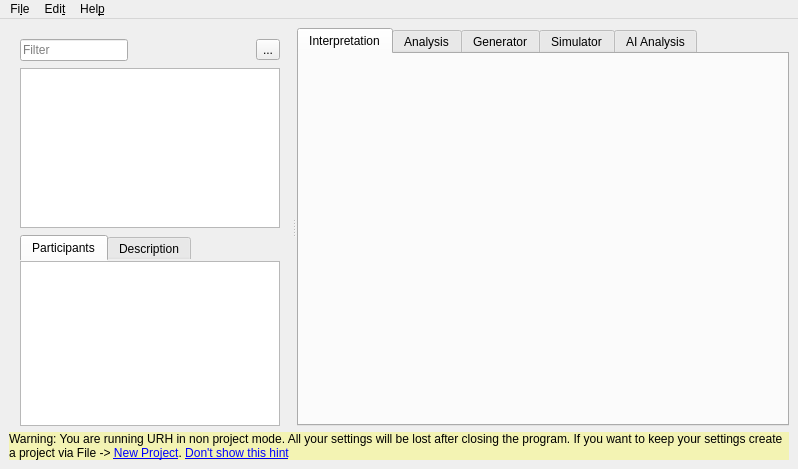
<?xml version="1.0" encoding="UTF-8"?>
<ui version="4.0">
 <class>MainWindow</class>
 <widget class="QMainWindow" name="MainWindow">
  <property name="geometry">
   <rect>
    <x>0</x>
    <y>0</y>
    <width>798</width>
    <height>469</height>
   </rect>
  </property>
  <property name="windowTitle">
    <string>wzrd6 - Universal Radio Hacker</string>
  </property>
  <property name="windowIcon">
   <iconset resource="urh.qrc">
    <normaloff>:/icons/icons/appicon.png</normaloff>:/icons/icons/appicon.png</iconset>
  </property>
  <property name="tabShape">
   <enum>QTabWidget::Rounded</enum>
  </property>
  <property name="dockNestingEnabled">
   <bool>false</bool>
  </property>
  <widget class="QWidget" name="centralwidget">
   <layout class="QVBoxLayout" name="verticalLayout_4" stretch="100,1">
    <item>
     <widget class="QSplitter" name="splitter">
      <property name="styleSheet">
       <string notr="true">QSplitter::handle:horizontal {
margin: 4px 0px;
    background-color: qlineargradient(x1:0, y1:0, x2:0, y2:1, 
stop:0 rgba(255, 255, 255, 0), 
stop:0.5 rgba(100, 100, 100, 100), 
stop:1 rgba(255, 255, 255, 0));
image: url(:/icons/icons/splitter_handle_vertical.svg);
}</string>
      </property>
      <property name="orientation">
       <enum>Qt::Horizontal</enum>
      </property>
      <property name="handleWidth">
       <number>6</number>
      </property>
      <widget class="QWidget" name="layoutWidget">
       <layout class="QVBoxLayout" name="verticalLayout_3">
        <property name="spacing">
         <number>7</number>
        </property>
        <property name="leftMargin">
         <number>11</number>
        </property>
        <property name="topMargin">
         <number>11</number>
        </property>
        <property name="rightMargin">
         <number>11</number>
        </property>
        <property name="bottomMargin">
         <number>0</number>
        </property>
        <item>
         <layout class="QHBoxLayout" name="horizontalLayout_3">
          <item>
           <widget class="QLineEdit" name="lnEdtTreeFilter">
            <property name="sizePolicy">
             <sizepolicy hsizetype="Fixed" vsizetype="Fixed">
              <horstretch>0</horstretch>
              <verstretch>0</verstretch>
             </sizepolicy>
            </property>
            <property name="acceptDrops">
             <bool>false</bool>
            </property>
            <property name="inputMethodHints">
             <set>Qt::ImhDialableCharactersOnly</set>
            </property>
            <property name="placeholderText">
             <string>Filter</string>
            </property>
            <property name="clearButtonEnabled">
             <bool>true</bool>
            </property>
           </widget>
          </item>
          <item>
           <spacer name="horizontalSpacer">
            <property name="orientation">
             <enum>Qt::Horizontal</enum>
            </property>
            <property name="sizeHint" stdset="0">
             <size>
              <width>40</width>
              <height>20</height>
             </size>
            </property>
           </spacer>
          </item>
          <item>
           <widget class="QToolButton" name="btnFileTreeGoUp">
            <property name="text">
             <string>...</string>
            </property>
            <property name="icon">
             <iconset theme="go-up">
              <normaloff>.</normaloff>.</iconset>
            </property>
           </widget>
          </item>
         </layout>
        </item>
        <item>
         <widget class="DirectoryTreeView" name="fileTree">
          <property name="sizePolicy">
           <sizepolicy hsizetype="Minimum" vsizetype="Expanding">
            <horstretch>10</horstretch>
            <verstretch>0</verstretch>
           </sizepolicy>
          </property>
          <property name="maximumSize">
           <size>
            <width>16777215</width>
            <height>16777215</height>
           </size>
          </property>
          <property name="frameShape">
           <enum>QFrame::StyledPanel</enum>
          </property>
          <property name="autoScroll">
           <bool>true</bool>
          </property>
          <property name="dragEnabled">
           <bool>true</bool>
          </property>
          <property name="dragDropMode">
           <enum>QAbstractItemView::DragOnly</enum>
          </property>
          <property name="selectionMode">
           <enum>QAbstractItemView::ExtendedSelection</enum>
          </property>
          <property name="sortingEnabled">
           <bool>false</bool>
          </property>
          <attribute name="headerCascadingSectionResizes">
           <bool>true</bool>
          </attribute>
          <attribute name="headerStretchLastSection">
           <bool>false</bool>
          </attribute>
         </widget>
        </item>
        <item>
         <widget class="QTabWidget" name="tabWidget_Project">
          <property name="sizePolicy">
           <sizepolicy hsizetype="Expanding" vsizetype="Preferred">
            <horstretch>0</horstretch>
            <verstretch>0</verstretch>
           </sizepolicy>
          </property>
          <property name="styleSheet">
           <string notr="true">QTabWidget::pane { border: 0; }</string>
          </property>
          <property name="currentIndex">
           <number>0</number>
          </property>
          <widget class="QWidget" name="tabParticipants">
           <attribute name="title">
            <string>Participants</string>
           </attribute>
           <layout class="QHBoxLayout" name="horizontalLayout">
            <property name="leftMargin">
             <number>0</number>
            </property>
            <property name="topMargin">
             <number>0</number>
            </property>
            <property name="rightMargin">
             <number>0</number>
            </property>
            <property name="bottomMargin">
             <number>0</number>
            </property>
            <item>
             <widget class="QListView" name="listViewParticipants">
              <property name="frameShape">
               <enum>QFrame::StyledPanel</enum>
              </property>
             </widget>
            </item>
           </layout>
          </widget>
          <widget class="QWidget" name="tabDescription">
           <attribute name="title">
            <string>Description</string>
           </attribute>
           <layout class="QHBoxLayout" name="horizontalLayout_2">
            <property name="leftMargin">
             <number>0</number>
            </property>
            <property name="topMargin">
             <number>0</number>
            </property>
            <property name="rightMargin">
             <number>0</number>
            </property>
            <property name="bottomMargin">
             <number>0</number>
            </property>
            <item>
             <widget class="QTextEdit" name="textEditProjectDescription"/>
            </item>
           </layout>
          </widget>
         </widget>
        </item>
       </layout>
      </widget>
      <widget class="QTabWidget" name="tabWidget">
       <property name="sizePolicy">
        <sizepolicy hsizetype="Expanding" vsizetype="Expanding">
         <horstretch>1</horstretch>
         <verstretch>0</verstretch>
        </sizepolicy>
       </property>
       <property name="baseSize">
        <size>
         <width>0</width>
         <height>0</height>
        </size>
       </property>
       <property name="currentIndex">
        <number>0</number>
       </property>
       <widget class="QWidget" name="tab_interpretation">
        <attribute name="title">
         <string>Interpretation</string>
        </attribute>
        <layout class="QVBoxLayout" name="verticalLayout_2">
         <property name="spacing">
          <number>0</number>
         </property>
         <property name="leftMargin">
          <number>0</number>
         </property>
         <property name="topMargin">
          <number>0</number>
         </property>
         <property name="rightMargin">
          <number>0</number>
         </property>
         <property name="bottomMargin">
          <number>0</number>
         </property>
        </layout>
       </widget>
       <widget class="QWidget" name="tab_protocol">
        <attribute name="title">
         <string>Analysis</string>
        </attribute>
        <layout class="QVBoxLayout" name="verticalLayout">
         <property name="spacing">
          <number>0</number>
         </property>
         <property name="leftMargin">
          <number>0</number>
         </property>
         <property name="topMargin">
          <number>0</number>
         </property>
         <property name="rightMargin">
          <number>0</number>
         </property>
         <property name="bottomMargin">
          <number>0</number>
         </property>
        </layout>
       </widget>
       <widget class="QWidget" name="tab_generator">
        <attribute name="title">
         <string>Generator</string>
        </attribute>
        <layout class="QVBoxLayout" name="verticalLayout_5">
         <property name="spacing">
          <number>0</number>
         </property>
         <property name="leftMargin">
          <number>0</number>
         </property>
         <property name="topMargin">
          <number>0</number>
         </property>
         <property name="rightMargin">
          <number>0</number>
         </property>
         <property name="bottomMargin">
          <number>0</number>
         </property>
        </layout>
       </widget>
       <widget class="QWidget" name="tab_simulator">
        <attribute name="title">
         <string>Simulator</string>
        </attribute>
        <layout class="QVBoxLayout" name="verticalLayout_7">
         <property name="leftMargin">
          <number>0</number>
         </property>
         <property name="topMargin">
          <number>0</number>
         </property>
         <property name="rightMargin">
          <number>0</number>
         </property>
         <property name="bottomMargin">
          <number>0</number>
         </property>
        </layout>
       </widget>
       <widget class="QWidget" name="tab_ai">
        <attribute name="title">
         <string>AI Analysis</string>
        </attribute>
        <layout class="QVBoxLayout" name="verticalLayout_ai">
         <property name="spacing">
          <number>0</number>
         </property>
         <property name="leftMargin">
          <number>0</number>
         </property>
         <property name="topMargin">
          <number>0</number>
         </property>
         <property name="rightMargin">
          <number>0</number>
         </property>
         <property name="bottomMargin">
          <number>0</number>
         </property>
        </layout>
       </widget>
      </widget>
     </widget>
    </item>
    <item>
     <widget class="QLabel" name="labelNonProjectMode">
      <property name="styleSheet">
       <string notr="true">background: rgba(255,255,0,64)</string>
      </property>
      <property name="text">
       <string>&lt;html&gt;&lt;head/&gt;&lt;body&gt;&lt;p&gt;Warning: You are running URH in non project mode. All your settings will be lost after closing the program. If you want to keep your settings create a project via File -&amp;gt; &lt;a href=&quot;open_new_project_dialog&quot;&gt;&lt;span style=&quot; text-decoration: underline; color:#0000ff;&quot;&gt;New Project&lt;/span&gt;&lt;/a&gt;. &lt;a href=&quot;dont_show_non_project_again&quot;&gt;&lt;span style=&quot; text-decoration: underline; color:#0000ff;&quot;&gt;Don't show this hint&lt;/span&gt;&lt;/a&gt;&lt;/p&gt;&lt;/body&gt;&lt;/html&gt;</string>
      </property>
      <property name="wordWrap">
       <bool>true</bool>
      </property>
     </widget>
    </item>
   </layout>
  </widget>
  <widget class="QMenuBar" name="menubar">
   <property name="geometry">
    <rect>
     <x>0</x>
     <y>0</y>
     <width>798</width>
     <height>30</height>
    </rect>
   </property>
   <widget class="QMenu" name="menuFile">
    <property name="title">
     <string>Fi&amp;le</string>
    </property>
    <widget class="QMenu" name="menuImport">
     <property name="title">
      <string>Import</string>
     </property>
     <property name="icon">
      <iconset theme="document-import">
       <normaloff>.</normaloff>.</iconset>
     </property>
     <addaction name="actionSamples_from_csv"/>
    </widget>
    <widget class="QMenu" name="menuRecent">
     <property name="title">
      <string>Recent</string>
     </property>
    </widget>
    <addaction name="actionNew_Project"/>
    <addaction name="actionProject_settings"/>
    <addaction name="actionSave_project"/>
    <addaction name="actionClose_project"/>
    <addaction name="separator"/>
    <addaction name="actionOpen"/>
    <addaction name="actionOpen_directory"/>
    <addaction name="menuRecent"/>
    <addaction name="menuImport"/>
    <addaction name="separator"/>
    <addaction name="actionSpectrum_Analyzer"/>
    <addaction name="actionRecord"/>
    <addaction name="actionSniff_protocol"/>
    <addaction name="separator"/>
    <addaction name="actionSaveAllSignals"/>
    <addaction name="actionCloseAllFiles"/>
    <addaction name="separator"/>
    <addaction name="actionConvert_Folder_to_Project"/>
    <addaction name="separator"/>
    <addaction name="actionExit_URH"/>
   </widget>
   <widget class="QMenu" name="menuEdit">
    <property name="title">
     <string>Edi&amp;t</string>
    </property>
    <widget class="QMenu" name="menuDefault_noise_threshold">
     <property name="title">
      <string>Default noise threshold</string>
     </property>
     <addaction name="actionAutomaticNoiseThreshold"/>
     <addaction name="action1NoiseThreshold"/>
     <addaction name="action5NoiseThreshold"/>
     <addaction name="action10NoiseThreshold"/>
     <addaction name="action100NoiseThreshold"/>
    </widget>
    <addaction name="actionDecoding"/>
    <addaction name="actionOptions"/>
    <addaction name="separator"/>
    <addaction name="actionShowFileTree"/>
    <addaction name="actionFullscreen_mode"/>
    <addaction name="separator"/>
    <addaction name="actionAuto_detect_new_signals"/>
    <addaction name="menuDefault_noise_threshold"/>
   </widget>
   <widget class="QMenu" name="menuHelp">
    <property name="title">
     <string>Hel&amp;p</string>
    </property>
    <addaction name="actionAbout_AutomaticHacker"/>
    <addaction name="actionAbout_Qt"/>
   </widget>
   <addaction name="menuFile"/>
   <addaction name="menuEdit"/>
   <addaction name="menuHelp"/>
  </widget>
  <action name="actionFSK">
   <property name="checkable">
    <bool>true</bool>
   </property>
   <property name="text">
    <string>Undo</string>
   </property>
  </action>
  <action name="actionOOK">
   <property name="checkable">
    <bool>true</bool>
   </property>
   <property name="checked">
    <bool>true</bool>
   </property>
   <property name="text">
    <string>Redo</string>
   </property>
  </action>
  <action name="actionPSK">
   <property name="checkable">
    <bool>true</bool>
   </property>
   <property name="text">
    <string>PSK</string>
   </property>
  </action>
  <action name="actionNone">
   <property name="checkable">
    <bool>true</bool>
   </property>
   <property name="text">
    <string>None (bei .bin)</string>
   </property>
  </action>
  <action name="actionAuto_Fit_Y">
   <property name="checkable">
    <bool>true</bool>
   </property>
   <property name="checked">
    <bool>true</bool>
   </property>
   <property name="text">
    <string>&amp;Auto Fit Y</string>
   </property>
  </action>
  <action name="actionUndo">
   <property name="icon">
    <iconset theme="edit-undo">
     <normaloff>.</normaloff>.</iconset>
   </property>
   <property name="text">
    <string>&amp;Undo</string>
   </property>
  </action>
  <action name="actionRedo">
   <property name="icon">
    <iconset theme="edit-redo">
     <normaloff>.</normaloff>.</iconset>
   </property>
   <property name="text">
    <string>&amp;Redo</string>
   </property>
  </action>
  <action name="actionShow_Confirm_Close_Dialog">
   <property name="checkable">
    <bool>true</bool>
   </property>
   <property name="checked">
    <bool>false</bool>
   </property>
   <property name="text">
    <string>&amp;Show Confirm Close Dialog</string>
   </property>
  </action>
  <action name="actionTest">
   <property name="text">
    <string>test</string>
   </property>
  </action>
  <action name="actionHold_Shift_to_Drag">
   <property name="checkable">
    <bool>true</bool>
   </property>
   <property name="checked">
    <bool>false</bool>
   </property>
   <property name="text">
    <string>&amp;Hold Shift to Drag</string>
   </property>
  </action>
  <action name="actionDocumentation">
   <property name="icon">
    <iconset theme="help-contents">
     <normaloff>.</normaloff>.</iconset>
   </property>
   <property name="text">
    <string>&amp;Documentation</string>
   </property>
   <property name="iconVisibleInMenu">
    <bool>true</bool>
   </property>
  </action>
  <action name="actionAbout_AutomaticHacker">
   <property name="icon">
    <iconset theme="help-about">
     <normaloff>.</normaloff>.</iconset>
   </property>
   <property name="text">
    <string>&amp;About Universal Radio Hacker...</string>
   </property>
   <property name="iconVisibleInMenu">
    <bool>true</bool>
   </property>
  </action>
  <action name="actionOpenSignal">
   <property name="text">
    <string>&amp;Signal</string>
   </property>
  </action>
  <action name="actionOpenProtocol">
   <property name="text">
    <string>&amp;Protocol</string>
   </property>
  </action>
  <action name="actionShow_Compare_Frame">
   <property name="checkable">
    <bool>true</bool>
   </property>
   <property name="checked">
    <bool>true</bool>
   </property>
   <property name="text">
    <string>Show &amp;Compare Frame</string>
   </property>
  </action>
  <action name="actionCloseAllFiles">
   <property name="icon">
    <iconset theme="window-close">
     <normaloff>.</normaloff>.</iconset>
   </property>
   <property name="text">
    <string>&amp;Close all files</string>
   </property>
   <property name="iconVisibleInMenu">
    <bool>true</bool>
   </property>
  </action>
  <action name="actionSaveAllSignals">
   <property name="icon">
    <iconset theme="document-save">
     <normaloff>.</normaloff>.</iconset>
   </property>
   <property name="text">
    <string>&amp;Save all signals</string>
   </property>
   <property name="iconVisibleInMenu">
    <bool>true</bool>
   </property>
  </action>
  <action name="actionSeperate_Protocols_in_Compare_Frame">
   <property name="checkable">
    <bool>true</bool>
   </property>
   <property name="checked">
    <bool>true</bool>
   </property>
   <property name="text">
    <string>Separate &amp;Protocols in Compare Frame</string>
   </property>
  </action>
  <action name="actionOpenArchive">
   <property name="text">
    <string>&amp;Archive</string>
   </property>
  </action>
  <action name="actionOpen">
   <property name="icon">
    <iconset theme="document-open">
     <normaloff>.</normaloff>.</iconset>
   </property>
   <property name="text">
    <string>&amp;Open...</string>
   </property>
   <property name="iconVisibleInMenu">
    <bool>true</bool>
   </property>
  </action>
  <action name="actionOpen_Folder">
   <property name="icon">
    <iconset theme="folder-open">
     <normaloff>.</normaloff>.</iconset>
   </property>
   <property name="text">
    <string>Open &amp;Folder..</string>
   </property>
  </action>
  <action name="actionShow_only_Compare_Frame">
   <property name="checkable">
    <bool>true</bool>
   </property>
   <property name="checked">
    <bool>true</bool>
   </property>
   <property name="text">
    <string>Show Compare Frame only</string>
   </property>
  </action>
  <action name="actionConfigurePlugins">
   <property name="text">
    <string>Configure...</string>
   </property>
   <property name="iconVisibleInMenu">
    <bool>true</bool>
   </property>
  </action>
  <action name="actionSort_Frames_by_Name">
   <property name="text">
    <string>Sort &amp;Frames by Name</string>
   </property>
  </action>
  <action name="actionConvert_Folder_to_Project">
   <property name="text">
    <string>Conv&amp;ert Folder to Project</string>
   </property>
   <property name="iconVisibleInMenu">
    <bool>true</bool>
   </property>
  </action>
  <action name="actionDecoding">
   <property name="icon">
    <iconset resource="urh.qrc">
     <normaloff>:/icons/icons/decoding.svg</normaloff>:/icons/icons/decoding.svg</iconset>
   </property>
   <property name="text">
    <string>&amp;Decoding...</string>
   </property>
  </action>
  <action name="actionRecord">
   <property name="icon">
    <iconset theme="media-record">
     <normaloff>.</normaloff>.</iconset>
   </property>
   <property name="text">
    <string>&amp;Record signal...</string>
   </property>
   <property name="iconVisibleInMenu">
    <bool>true</bool>
   </property>
  </action>
  <action name="actionSpectrum_Analyzer">
   <property name="icon">
    <iconset resource="urh.qrc">
     <normaloff>:/icons/icons/spectrum.svg</normaloff>:/icons/icons/spectrum.svg</iconset>
   </property>
   <property name="text">
    <string>Spectrum &amp;Analyzer...</string>
   </property>
   <property name="iconVisibleInMenu">
    <bool>true</bool>
   </property>
  </action>
  <action name="actionOptions">
   <property name="icon">
    <iconset theme="configure">
     <normaloff>.</normaloff>.</iconset>
   </property>
   <property name="text">
    <string>&amp;Options...</string>
   </property>
   <property name="iconVisibleInMenu">
    <bool>true</bool>
   </property>
  </action>
  <action name="actionNew_Project">
   <property name="icon">
    <iconset theme="folder-new">
     <normaloff>.</normaloff>.</iconset>
   </property>
   <property name="text">
    <string>&amp;New Project..</string>
   </property>
  </action>
  <action name="actionSniff_protocol">
   <property name="icon">
    <iconset resource="urh.qrc">
     <normaloff>:/icons/icons/sniffer.svg</normaloff>:/icons/icons/sniffer.svg</iconset>
   </property>
   <property name="text">
    <string>Sn&amp;iff protocol...</string>
   </property>
  </action>
  <action name="actionProject_settings">
   <property name="icon">
    <iconset theme="configure">
     <normaloff>.</normaloff>.</iconset>
   </property>
   <property name="text">
    <string>&amp;Project settings...</string>
   </property>
  </action>
  <action name="actionSave_project">
   <property name="icon">
    <iconset theme="document-save">
     <normaloff>.</normaloff>.</iconset>
   </property>
   <property name="text">
    <string>Sa&amp;ve project</string>
   </property>
  </action>
  <action name="actionFullscreen_mode">
   <property name="checkable">
    <bool>true</bool>
   </property>
   <property name="text">
    <string>&amp;Fullscreen mode</string>
   </property>
  </action>
  <action name="actionOpen_directory">
   <property name="icon">
    <iconset theme="folder-open">
     <normaloff>.</normaloff>.</iconset>
   </property>
   <property name="text">
    <string>Open &amp;folder...</string>
   </property>
  </action>
  <action name="actionAbout_Qt">
   <property name="text">
    <string>About &amp;Qt</string>
   </property>
  </action>
  <action name="actionShowFileTree">
   <property name="checkable">
    <bool>true</bool>
   </property>
   <property name="text">
    <string>&amp;Show file tree</string>
   </property>
  </action>
  <action name="actionSamples_from_csv">
   <property name="icon">
    <iconset theme="text-csv">
     <normaloff>.</normaloff>.</iconset>
   </property>
   <property name="text">
    <string>IQ samples from csv</string>
   </property>
  </action>
  <action name="actionClose_project">
   <property name="icon">
    <iconset theme="document-close">
     <normaloff>.</normaloff>.</iconset>
   </property>
   <property name="text">
    <string>Close project</string>
   </property>
  </action>
  <action name="actionAuto_detect_new_signals">
   <property name="checkable">
    <bool>true</bool>
   </property>
   <property name="checked">
    <bool>true</bool>
   </property>
   <property name="text">
    <string>Auto detect signals on loading</string>
   </property>
  </action>
  <action name="actionAutomaticNoiseThreshold">
   <property name="checkable">
    <bool>true</bool>
   </property>
   <property name="checked">
    <bool>true</bool>
   </property>
   <property name="text">
    <string>Automatic</string>
   </property>
  </action>
  <action name="action1NoiseThreshold">
   <property name="checkable">
    <bool>true</bool>
   </property>
   <property name="text">
    <string>1%</string>
   </property>
  </action>
  <action name="action5NoiseThreshold">
   <property name="checkable">
    <bool>true</bool>
   </property>
   <property name="text">
    <string>5%</string>
   </property>
  </action>
  <action name="action10NoiseThreshold">
   <property name="checkable">
    <bool>true</bool>
   </property>
   <property name="text">
    <string>10%</string>
   </property>
  </action>
  <action name="action100NoiseThreshold">
   <property name="checkable">
    <bool>true</bool>
   </property>
   <property name="text">
    <string>100% (disables demodulation)</string>
   </property>
  </action>
  <action name="actionExit_URH">
   <property name="icon">
    <iconset theme="application-exit">
     <normaloff>.</normaloff>.</iconset>
   </property>
   <property name="text">
    <string>Exit URH</string>
   </property>
  </action>
  <action name="actionPlaceholder">
   <property name="text">
    <string>Placeholder</string>
   </property>
  </action>
 </widget>
 <customwidgets>
  <customwidget>
   <class>DirectoryTreeView</class>
   <extends>QTreeView</extends>
   <header>urh.ui.views.DirectoryTreeView.h</header>
  </customwidget>
 </customwidgets>
 <resources>
  <include location="urh.qrc"/>
 </resources>
 <connections/>
</ui>
